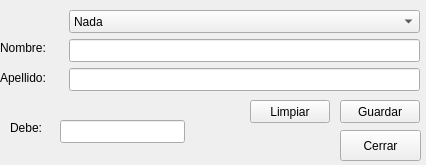
<?xml version="1.0" encoding="UTF-8"?>
<ui version="4.0">
 <class>Form</class>
 <widget class="QWidget" name="Form">
  <property name="geometry">
   <rect>
    <x>0</x>
    <y>0</y>
    <width>426</width>
    <height>165</height>
   </rect>
  </property>
  <property name="windowTitle">
   <string>Guardar</string>
  </property>
  <widget class="QPushButton" name="btnGuardar">
   <property name="geometry">
    <rect>
     <x>340</x>
     <y>100</y>
     <width>80</width>
     <height>23</height>
    </rect>
   </property>
   <property name="text">
    <string>Guardar</string>
   </property>
  </widget>
  <widget class="QComboBox" name="cmbPersonas">
   <property name="geometry">
    <rect>
     <x>69</x>
     <y>10</y>
     <width>351</width>
     <height>23</height>
    </rect>
   </property>
   <item>
    <property name="text">
     <string>Nada</string>
    </property>
   </item>
  </widget>
  <widget class="QLabel" name="lblNombre">
   <property name="geometry">
    <rect>
     <x>0</x>
     <y>40</y>
     <width>71</width>
     <height>16</height>
    </rect>
   </property>
   <property name="text">
    <string>Nombre:</string>
   </property>
  </widget>
  <widget class="QLineEdit" name="txtNombre">
   <property name="geometry">
    <rect>
     <x>69</x>
     <y>39</y>
     <width>351</width>
     <height>23</height>
    </rect>
   </property>
  </widget>
  <widget class="QLabel" name="lblApellido">
   <property name="geometry">
    <rect>
     <x>0</x>
     <y>70</y>
     <width>61</width>
     <height>16</height>
    </rect>
   </property>
   <property name="text">
    <string>Apellido:</string>
   </property>
  </widget>
  <widget class="QLabel" name="lblDni">
   <property name="geometry">
    <rect>
     <x>10</x>
     <y>120</y>
     <width>51</width>
     <height>16</height>
    </rect>
   </property>
   <property name="text">
    <string>Debe:</string>
   </property>
  </widget>
  <widget class="QLineEdit" name="txtApellido">
   <property name="geometry">
    <rect>
     <x>69</x>
     <y>68</y>
     <width>351</width>
     <height>23</height>
    </rect>
   </property>
  </widget>
  <widget class="QLineEdit" name="txtDni">
   <property name="geometry">
    <rect>
     <x>60</x>
     <y>120</y>
     <width>125</width>
     <height>23</height>
    </rect>
   </property>
  </widget>
  <widget class="QLabel" name="lblResultados">
   <property name="geometry">
    <rect>
     <x>10</x>
     <y>140</y>
     <width>311</width>
     <height>20</height>
    </rect>
   </property>
   <property name="text">
    <string/>
   </property>
  </widget>
  <widget class="QPushButton" name="btnLimpiar">
   <property name="geometry">
    <rect>
     <x>250</x>
     <y>100</y>
     <width>80</width>
     <height>23</height>
    </rect>
   </property>
   <property name="text">
    <string>Limpiar</string>
   </property>
  </widget>
  <widget class="QPushButton" name="pushButton">
   <property name="geometry">
    <rect>
     <x>340</x>
     <y>130</y>
     <width>81</width>
     <height>31</height>
    </rect>
   </property>
   <property name="text">
    <string>Cerrar</string>
   </property>
  </widget>
 </widget>
 <resources/>
 <connections>
  <connection>
   <sender>btnGuardar</sender>
   <signal>clicked()</signal>
   <receiver>Form</receiver>
   <slot>guardar()</slot>
   <hints>
    <hint type="sourcelabel">
     <x>365</x>
     <y>114</y>
    </hint>
    <hint type="destinationlabel">
     <x>422</x>
     <y>149</y>
    </hint>
   </hints>
  </connection>
  <connection>
   <sender>cmbPersonas</sender>
   <signal>currentIndexChanged(QString)</signal>
   <receiver>Form</receiver>
   <slot>buscar()</slot>
   <hints>
    <hint type="sourcelabel">
     <x>126</x>
     <y>16</y>
    </hint>
    <hint type="destinationlabel">
     <x>38</x>
     <y>20</y>
    </hint>
   </hints>
  </connection>
  <connection>
   <sender>btnLimpiar</sender>
   <signal>clicked()</signal>
   <receiver>Form</receiver>
   <slot>limpiar()</slot>
   <hints>
    <hint type="sourcelabel">
     <x>281</x>
     <y>111</y>
    </hint>
    <hint type="destinationlabel">
     <x>216</x>
     <y>117</y>
    </hint>
   </hints>
  </connection>
  <connection>
   <sender>pushButton</sender>
   <signal>clicked()</signal>
   <receiver>Form</receiver>
   <slot>cerrar()</slot>
   <hints>
    <hint type="sourcelabel">
     <x>33</x>
     <y>144</y>
    </hint>
    <hint type="destinationlabel">
     <x>3</x>
     <y>123</y>
    </hint>
   </hints>
  </connection>
 </connections>
 <slots>
  <slot>guardar()</slot>
  <slot>buscar()</slot>
  <slot>limpiar()</slot>
  <slot>cerrar()</slot>
 </slots>
</ui>
